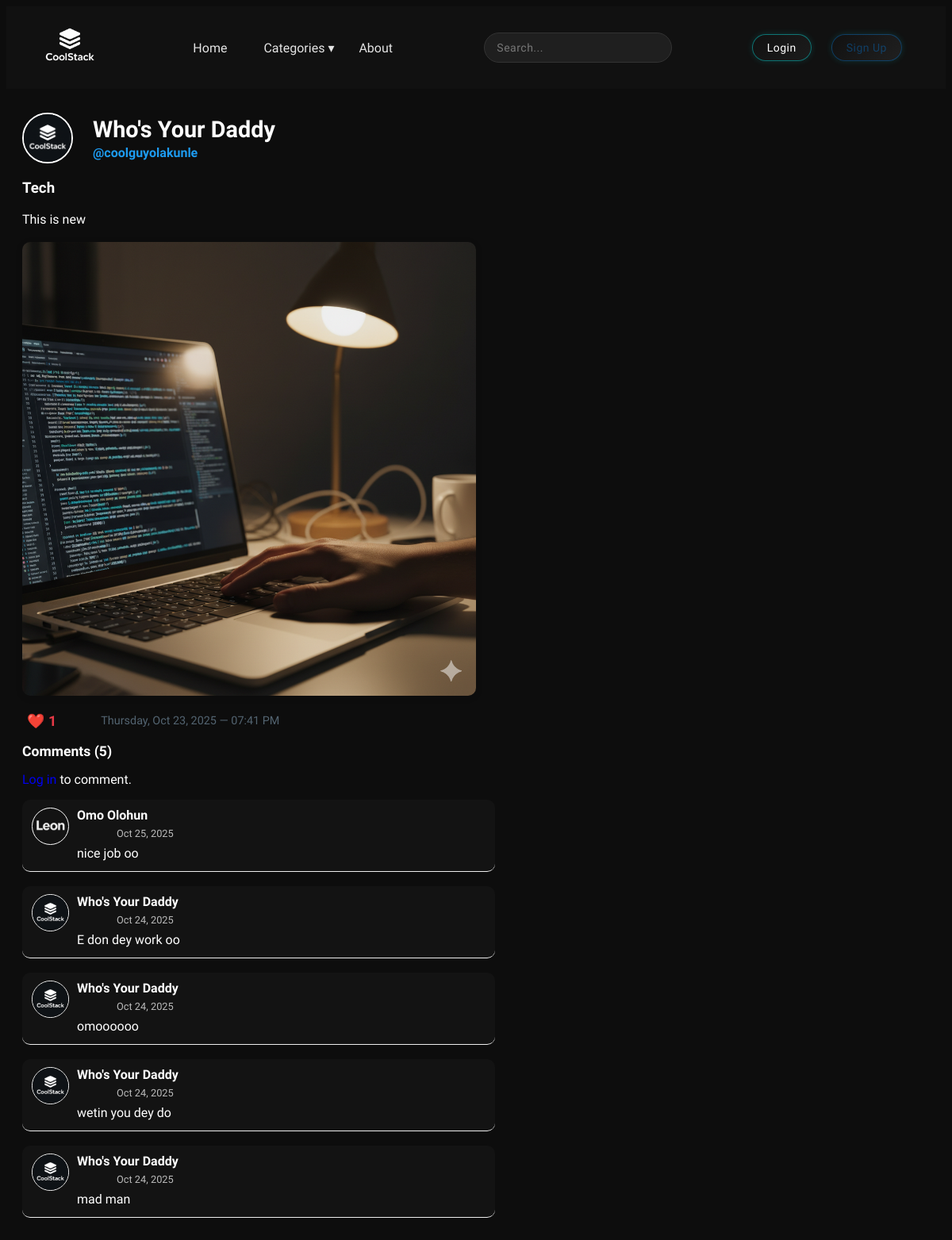
/post/1, run on the app's committed database.
### app/models.py (models this page shows)
class User(db.Model, UserMixin):
    id = db.Column(db.Integer, primary_key=True)
    fullname = db.Column(db.String(100), nullable=True)
    username = db.Column(db.String(100), unique=True, nullable=False)
    email = db.Column(db.String(150), unique=True, nullable=False)
    dob = db.Column(db.Date)
    gender = db.Column(db.String)
    phone_number = db.Column(db.String(20))
    password = db.Column(db.String(200), nullable=False)
    profile_pic = db.Column(db.String(200), default='default.png')
    cover_photo = db.Column(db.String(200), default='default_cover.jpg')
    bio = db.Column(db.Text, default="")
    posts = db.relationship('Post', backref='author', lazy=True)
    likes = db.relationship('Like', backref='user', lazy=True)
    comments = db.relationship('Comment', backref='comment_author', lazy=True)

class Post(db.Model):
    id = db.Column(db.Integer, primary_key=True)
    title = db.Column(db.String(200), nullable=False)
    content = db.Column(db.Text, nullable=False)
    image = db.Column(db.String(200), nullable=True)
    video = db.Column(db.String(120))
    category = db.Column(db.String(100), nullable=True)
    date_posted = db.Column(db.DateTime, default=datetime.utcnow)
    user_id = db.Column(db.Integer, db.ForeignKey('user.id'), nullable=False)
    likes = db.relationship('Like', backref='post', lazy=True)
    comments = db.relationship('Comment', backref='post', lazy=True, cascade="all, delete-orphan")

class Comment(db.Model):
    id = db.Column(db.Integer, primary_key=True)
    content = db.Column(db.Text, nullable=False)
    date_posted = db.Column(db.DateTime, default=datetime.utcnow)
    user_id = db.Column(db.Integer, db.ForeignKey('user.id'), nullable=False)
    post_id = db.Column(db.Integer, db.ForeignKey('post.id'), nullable=False)

### app/routes.py (the view, shortened to what this page needs)
@bp.route('/post/<int:post_id>', methods=['GET', 'POST'])
def view_post(post_id):
    post = Post.query.get_or_404(post_id)
    comments = Comment.query.filter_by(post_id=post.id).order_by(Comment.date_posted.desc()).all()
    form = CommentForm()
    return render_template('view_post.html', post=post, comments=comments, form=form)

### app/forms.py
class CommentForm(FlaskForm):
    comment = TextAreaField('', validators=[DataRequired()])
    submit = SubmitField('Post Comment')

### app/templates/view_post.html (shortened to what this page needs)
{% extends "base.html" %}
{% block content %}
<div class="post-header">
    <img src="{{ url_for('static', filename='uploads/profile_pics/' ~ post.author.profile_pic) }}" class="avatar">
    <div class="author-info">
      <h1 class="fullname">{{ post.author.fullname }}</h1>
      <a href="{{ url_for('main.view_profile', username=post.author.username) }}" class="username">@{{ post.author.username }}</a>
    </div>
</div>
<a href="{{ url_for('main.view_post', post_id=post.id) }}" class="post-link">
    <h3>{{ post.title }}</h3>
    <p>{{ post.content[:200] }}{% if post.content|length > 200 %}...{% endif %}</p>
    {% if post.image %}
      <img src="{{ url_for('static', filename='uploads/post_images/' ~ post.image) }}" class="view_post_image">
    {% endif %}
</a>
<div class="view_post_footer">
    <button class="like-btn" data-post-id="{{ post.id }}">
        ❤️ <span id="like-count-{{ post.id }}">{{ post.likes|length }}</span>
    </button>
    <span class="date">
        {{ post.date_posted.strftime('%A, %b %d, %Y — %I:%M %p') }}
    </span>
</div>
<div class="comments">
    <h3>Comments ({{ comments|length }})</h3>
    {% if current_user.is_authenticated %}
    <form method="POST" action="" class="comment_form">
        {{ form.hidden_tag() }}
        {{ form.comment.label }}<br>
        {{ form.comment(rows=3, placeholder='Write your comment...') }}
        <br>
        {{ form.submit() }}
    </form>
    {% else %}
    <p><a href="{{ url_for('main.login') }}">Log in</a> to comment.</p>
    {% endif %}
    {% for comment in comments %}
    <div class="comment">
        <img src="{{ url_for('static', filename='uploads/profile_pics/' ~ comment.comment_author.profile_pic) }}" class="comment-avatar">
        <div class="comment-body">
            <strong>{{ comment.comment_author.fullname }}</strong>
            <small class="date">{{ comment.date_posted.strftime('%b %d, %Y') }}</small>
            <p>{{ comment.content }}</p>
        </div>
    </div>
    {% endfor %}
</div>
{% endblock %}

### app/templates/base.html (shortened to what this page needs)
<!DOCTYPE html>
<html lang="en">
<head>
    <link rel="stylesheet" href="{{ url_for('static', filename='style.css') }}">
    <link
      rel="stylesheet"
      href="https://site-assets.fontawesome.com/releases/v6.7.2/css/all.css"
    />
    <link rel="stylesheet" href="https://cdnjs.cloudflare.com/ajax/libs/font-awesome/6.4.0/css/all.min.css">
</head>
<body>
    <nav class="navbar" id="navBar">
        <div class="nav-left">
            <a href="{{ url_for('main.home') }}" class="logo">
                <img src="{{url_for('static', filename='img/Coolstack.png')}}" alt="">
            </a>
        </div>
        <div class="nav_section">
            <a href="{{ url_for('main.home') }}">Home</a>
            <div class="dropdown">
                <button class="dropbtn">Categories ▾</button>
            </div>
            <a href="{{ url_for('main.about') }}">About</a>
        </div>
        <div class="nav-search">
            <form action="{{ url_for('main.search') }}" method="get">
                <input type="text" name="q" placeholder="Search..." required>
            </form>
        </div>
        <div class="nav_left">
            {% if current_user.is_authenticated %}
                <a href="{{ url_for('main.logout') }}" class="btn-nav">Logout</a>
            {% else %}
                <a href="{{ url_for('main.login') }}" class="btn-nav">Login</a>
                <a href="{{ url_for('main.signup') }}" class="btn-nav">Sign Up</a>
            {% endif %}
        </div>
    </nav>
    <div class="container">
        {% block content %}{% endblock %}
    </div>
</body>
</html>

### app/static/style.css (style rules this page uses)
:root { --bg: #0d0d0d; --card: #181818; --text: #e6e6e6; --accent: #1d9bf0; --gray: #888; }
* { text-decoration: none; height: auto; font-family: "Questrial", sans-serif; }
body { font-family: "Questrial", sans-serif; background: var(--bg); color: white; }
.navbar { display: flex; align-items: center; justify-content: space-between; background-color: #111; padding: 10px 40px; position: sticky; top: 0; z-index: 999; }
.navbar img { width: 5rem; }
.navbar a { color: white; margin-right: 15px; transition: 0.2s; }
.nav_section { display: flex; align-items: center; gap: 25px; }
.nav_section a, .dropbtn { color: #e4e4e4; text-decoration: none; font-size: 16px; font-weight: 500; position: relative; transition: color 0.3s ease; }
.nav_section a::after, .dropbtn::after { content: ""; position: absolute; bottom: -5px; left: 0; width: 0%; height: 2px; background-color: #00bfff; transition: width 0.3s ease; }
.dropdown { position: relative; }
.dropbtn { background: transparent; border: none; cursor: pointer; outline: none; font-family: inherit; }
.nav_section a[href*="about"]::after { background-color: #ff9f43; }
.container { margin-top: 10px; padding: 20px; }
.nav-search form { position: relative; }
.nav-search input[type="text"] { background-color: #1f1f1f; color: #eaeaea; border: 1px solid #333; border-radius: 30px; padding: 10px 40px 10px 15px; font-size: 14px; width: 180px; transition: all 0.3s ease; outline: none; }
.nav-search input[type="text"]::placeholder { color: #777; letter-spacing: 0.5px; }
.nav_left { display: flex; align-items: center; gap: 10px; }
.btn-nav { background: linear-gradient(135deg, #111, #1c1c1c); color: #00ffff; border: 1px solid #00ffff66; border-radius: 25px; padding: 8px 18px; font-size: 14px; font-family: 'Questrial', sans-serif; letter-spacing: 0.5px; cursor: pointer; transition: all 0.3s ease; box-shadow: 0 0 8px #00ffff22; }
.btn-nav:last-child { background: linear-gradient(135deg, #111, #202020); border-color: #008cff55; color: #008cff55; }
.post-header { display: flex; align-items: center; gap: 10px; margin-bottom: 0.8rem; }
.author-info { display: flex; flex-direction: column; flex: 1; }
.fullname { font-size: 1rem; font-weight: 600; margin: 0; line-height: 1.2; }
.username { font-size: 0.9rem; color: #888; text-decoration: none; margin-top: 2px; }
.post-header .avatar { width: 45px; height: 45px; border-radius: 50%; object-fit: cover; margin-right: 0.8rem; border: 2px solid #e6ecf0; }
.post-header .username { font-weight: 600; color: #1d9bf0; text-decoration: none; font-size: 1rem; }
.like-btn { border: none; background: none; cursor: pointer; font-size: 18px; }
.view_post_footer { display: flex; justify-content:left; align-items: center; font-size: 0.9rem; color: #536471; }
.view_post_image { display: block; max-width: 50%; height: auto; border-radius: 10px; margin-bottom: 20px; box-shadow: 0 2px 10px rgba(0, 0, 0, 0.1); }
.date { position: relative; cursor: default; margin-left: 50px; }
.comment { display: flex; align-items: flex-start; margin-top: 15px; padding: 10px 0; border-bottom: 1px solid #eee; }
.comment-avatar { width: 45px; height: 45px; border-radius: 50%; margin-right: 10px; object-fit: cover; }
.comment-body { flex: 1; }
.comment-body strong { display: block; color: #00bcd4; }
.comment-body .date { font-size: 0.8em; color: #bbb; }
.comment-body p { margin: 5px 0; }
.post-header { display: flex; align-items: center; margin-bottom: 20px; }
.post-header .avatar { width: 60px; height: 60px; border-radius: 50%; object-fit: cover; margin-right: 15px; border: 2px solid white; }
.author-info h1 { margin: 0; font-size: 1.8rem; }
.author-info .username { font-size: 1rem; text-decoration: none; }
.post-link h3 { color: white; margin-bottom: 8px; }
.post-link p { color: white; line-height: 1.6; margin-bottom: 15px; }
.like-btn { text-decoration: none; color: #e63946; font-weight: bold; transition: color 0.2s ease; }
.comments h3 { margin-bottom: 15px; font-size: 1.1rem; color: white; }
.comment { width: 50%; display: flex; align-items: flex-start; margin-bottom: 18px; background: #131313; padding: 10px 12px; border-radius: 10px; }
.comment-avatar { width: 45px; height: 45px; border-radius: 50%; object-fit: cover; margin-right: 10px; border: 1px solid #ffffff; }
.comment-body strong { display: block; color: white; margin-bottom: 3px; }
.comment-body small { color: #888; font-size: 0.8rem; }
.comment-body p { margin: 5px 0 0; color: white; line-height: 1.5; }

### data on the page
User: profile_pic (picture), author.fullname "Who's Your Daddy", author.username "coolguyolakunle"
Post: title "Tech", content "This is new", image (picture), date_posted "Thursday, Oct 23, 2025 — 07:41 PM"
Comment: profile_pic (picture), comment_author.fullname "Omo Olohun", date_posted "Oct 25, 2025", content "nice job oo"
Comment: profile_pic (picture), comment_author.fullname "Who's Your Daddy", date_posted "Oct 24, 2025", content "E don dey work oo"
Comment: profile_pic (picture), comment_author.fullname "Who's Your Daddy", date_posted "Oct 24, 2025", content "omoooooo"
Comment: profile_pic (picture), comment_author.fullname "Who's Your Daddy", date_posted "Oct 24, 2025", content "wetin you dey do"
Comment: profile_pic (picture), comment_author.fullname "Who's Your Daddy", date_posted "Oct 24, 2025", content "mad man"

### other printed values
{{ post.likes|length }} "1"
{{ comments|length }} "5"
